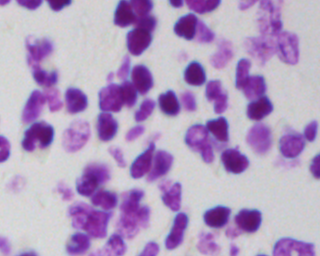
#> input picture img/00ae65c1c6631ae6f2be1a449902976e6eb8483bf6b0740d00530220832c6d3e/images/00ae65c1c6631ae6f2be1a449902976e6eb8483bf6b0740d00530220832c6d3e.png, 320 x 256 px
$ python hist.py
#> lines starting #> are read from the running program, lines starting #| are printed output that depends on the picture
# -*- coding: utf-8 -*-
"""
Created on Tue Feb  6 14:29:41 2018

@author: ZMJ
"""
from matplotlib import pyplot as plt
from skimage.io import imread
from skimage.exposure import equalize_adapthist as ea
img_path="img/00ae65c1c6631ae6f2be1a449902976e6eb8483bf6b0740d00530220832c6d3e/"
test_img=img_path+"images/00ae65c1c6631ae6f2be1a449902976e6eb8483bf6b0740d00530220832c6d3e.png"

img=imread(test_img)
#> img is the input picture: shape (256, 320, 4); mean R, G, B, A 177.3, 154.2, 193, 255
fig=plt.figure(figsize=(8,4))
fig.add_subplot(121)
plt.imshow(img)
fig.add_subplot(122)
plt.imshow(ea(img))
plt.show()
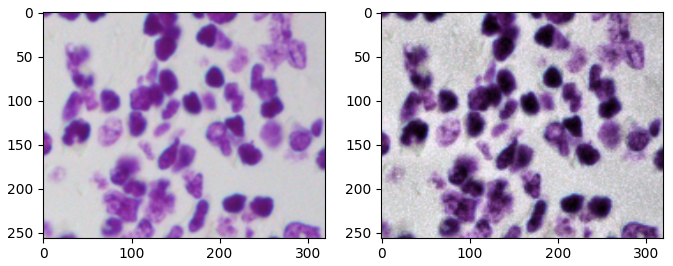
#> figure drawn by matplotlib, 2 panels
